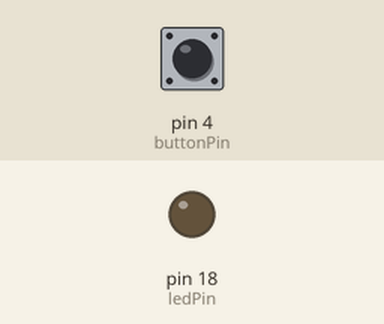
This sketch was run on a simulated Arduino Uno, built with avr-gcc and run on an emulated ATmega328P. Parts: output pins drawn as LEDs (lit = HIGH). Dashed ring = blinking. The inputs (shaded band) are chosen by the test bench; at power-on: pin 4 (buttonPin) HIGH. What the sketch prints to the serial monitor is not drawn.

Above: at 1.2 s.
1.3 s: pin 4 (buttonPin) pulled LOW for 0.15 s
At 1.38 s:
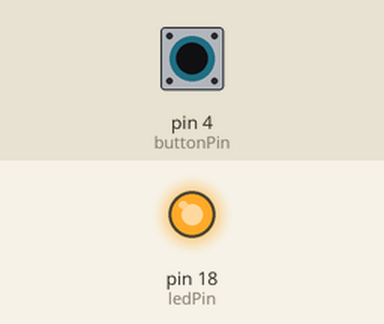
2.9 s: pin 4 (buttonPin) pulled LOW for 1 s
At 5.0 s:
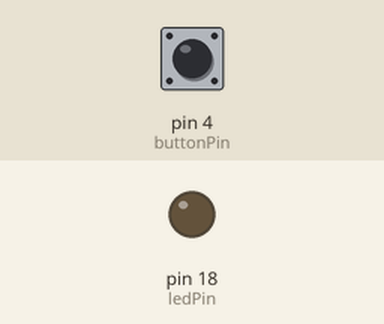
6.9 s: pin 4 (buttonPin) pulled LOW for 3.2 s
At 7.4 s:
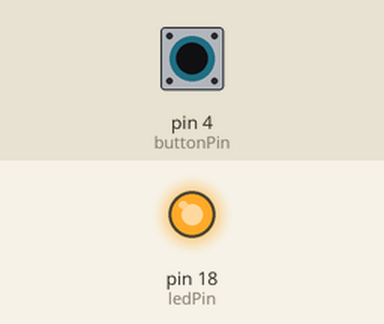
11.6 s: pin 4 (buttonPin) pulsed LOW 2 times (0.12 s each, 0.3 s apart)
At 11.66 s:
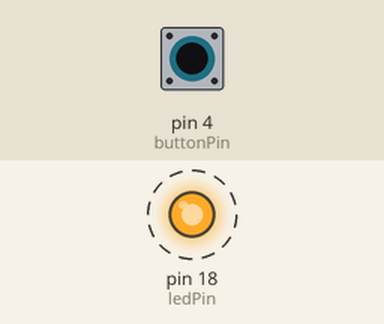
15.2 s: pin 4 (buttonPin) pulsed LOW 2 times (0.12 s each, 0.3 s apart)
At 15.9 s:
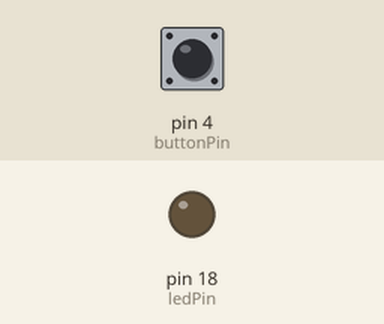
Timing chart, 0 to 18.2 s (numbered marks = the images above; inputs shaded):
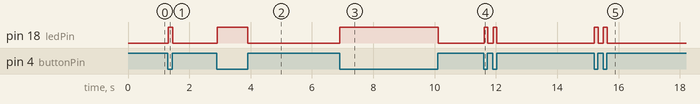

Measured:
- after the input at 1.3 s, pin 18 (ledPin): LOW → HIGH at once, → LOW 0.14 s later
- after the input at 2.9 s, pin 18 (ledPin): LOW → HIGH at once, → LOW 1.0 s later
- after the input at 6.9 s, pin 18 (ledPin): LOW → HIGH at once, → LOW 3.2 s later
- after the input at 11.6 s, pin 18 (ledPin): alternates HIGH for 0.12 s and LOW for 0.18 s, 4 changes in all, then stays LOW, starting at once
- after the input at 15.2 s, pin 18 (ledPin): alternates HIGH for 0.12 s and LOW for 0.18 s, 4 changes in all, then stays LOW, starting at once

The sketch:

Solace.ino
```cpp
const int ledPin = 18;
const int buttonPin = 4;

bool sessionActive = false;
bool lockout = false;
unsigned long sessionStartTime = 0;

const unsigned long MAX_SESSION_DURATION = 600000; // 10 minutes

void setup() {
  pinMode(ledPin, OUTPUT);
  pinMode(buttonPin, INPUT_PULLUP);

  Serial.begin(9600);
}

void loop() {
  bool buttonPressed = (digitalRead(buttonPin) == LOW);

// START SESSION
  if (buttonPressed && !sessionActive && !lockout) {
    sessionActive = true;
    sessionStartTime = millis();
  }

// END SESSION: phone removed
  if (!buttonPressed && sessionActive) {
    sessionActive = false;
  }

  // END SESSION: time limit reached
  if (sessionActive && millis() - sessionStartTime >= MAX_SESSION_DURATION) {
    sessionActive = false;
    lockout = true;
  }

  // CLEAR LOCKOUT: when phone removed
  if (!buttonPressed && lockout) {
    lockout = false;
  }

  // STATE
  if (sessionActive) {
    Serial.println("START");
    digitalWrite(ledPin, HIGH);
  } else {
    Serial.println("STOP");
    digitalWrite(ledPin, LOW);
  }
}
```
